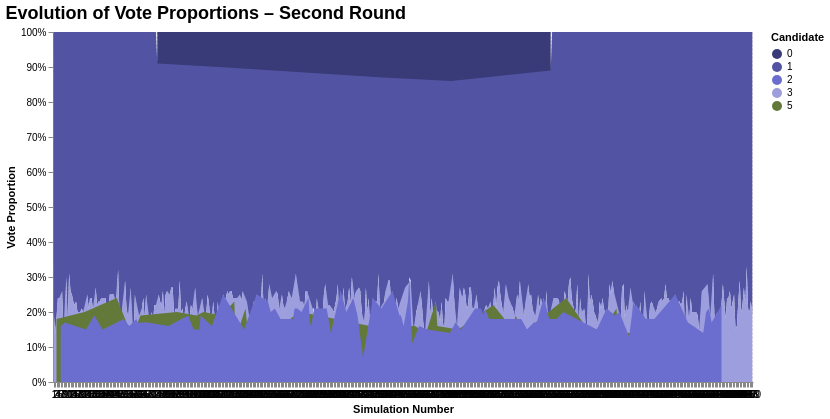

The cell this chart's notebook holds for it:
### Code cell
# Make a copy of the DataFrame for the second round
df = df_second_round.copy()

# Get sorted list of unique candidate IDs in the second round
all_candidates = sorted(df['candidate_id'].unique())

# Define a categorical color scale for consistent color mapping
color_scale = alt.Scale(domain=all_candidates, scheme='category20b')

# Define interactive highlight on mouseover
highlight = alt.selection(type='single', fields=['candidate_id'], on='mouseover', empty='all')

# Create the area chart for vote proportions in the second round
chart_second = alt.Chart(df).mark_area(opacity=0.85).encode(
    x=alt.X('simulation_number:N', title='Simulation Number', axis=alt.Axis(labelAngle=0)),
    y=alt.Y('proportion:Q', stack='center', title='Vote Proportion', axis=alt.Axis(format='.0%')),
    color=alt.Color('candidate_id:N', scale=color_scale, legend=alt.Legend(title='Candidate')),
    opacity=alt.condition(highlight, alt.value(1), alt.value(0.2)),  # Highlight selected candidate
    tooltip=[
        alt.Tooltip('candidate_id:N', title='Candidate'),
        alt.Tooltip('proportion:Q', title='Proportion', format='.1%'),
        alt.Tooltip('simulation_number:N', title='Simulation')
    ]
).add_selection(
    highlight
).properties(
    width=700,
    height=350,
    title="Evolution of Vote Proportions – Second Round"
).configure_axis(
    grid=True,
    gridColor='lightgray',
    gridDash=[2, 2]
).configure_view(
    stroke=None
).configure_title(
    fontSize=18,
    anchor='start',
    font='Helvetica'
)

# Display the chart
chart_second

### Figure 1 — Vega-Lite specification as saved in the notebook (floating-point values rounded to 4 significant figures; data arrays with more than 128 entries replaced by an {"elided": "..."} marker saying what was removed)
{"config": {"view": {"continuousWidth": 300, "continuousHeight": 300, "stroke": null}, "axis": {"grid": true, "gridColor": "lightgray", "gridDash": [2, 2]}, "title": {"anchor": "start", "font": "Helvetica", "fontSize": 18}}, "data": {"name": "data-380fc9df895970ba1b4a429a5b78abcf"}, "mark": {"type": "area", "opacity": 0.85}, "encoding": {"color": {"field": "candidate_id", "legend": {"title": "Candidate"}, "scale": {"domain": [0.0, 1.0, 2.0, 3.0, 5.0], "scheme": "category20b"}, "type": "nominal"}, "opacity": {"condition": {"param": "param_2", "value": 1, "empty": true}, "value": 0.2}, "tooltip": [{"field": "candidate_id", "title": "Candidate", "type": "nominal"}, {"field": "proportion", "format": ".1%", "title": "Proportion", "type": "quantitative"}, {"field": "simulation_number", "title": "Simulation", "type": "nominal"}], "x": {"axis": {"labelAngle": 0}, "field": "simulation_number", "title": "Simulation Number", "type": "nominal"}, "y": {"axis": {"format": ".0%"}, "field": "proportion", "stack": "center", "title": "Vote Proportion", "type": "quantitative"}}, "height": 350, "params": [{"name": "param_2", "select": {"type": "point", "fields": ["candidate_id"], "on": "mouseover"}}], "title": "Evolution of Vote Proportions – Second Round", "width": 700, "$schema": "https://vega.github.io/schema/vega-lite/v5.20.1.json", "datasets": {"data-380fc9df895970ba1b4a429a5b78abcf": {"elided": "1000 records"}}}
